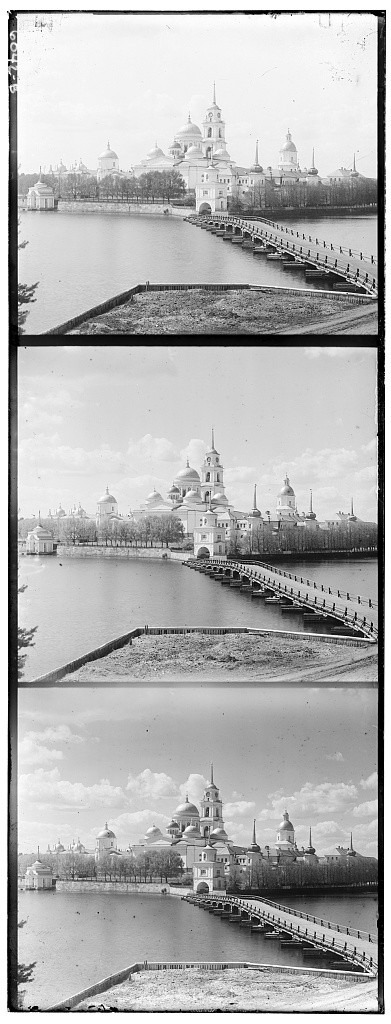
#> input picture HW2/hw2_data/task3_colorizing/monastery.jpg, 391 x 1024 px
$ python colorizing.py
#> lines starting #> are read from the running program, lines starting #| are printed output that depends on the picture
import os
import matplotlib.pyplot as plt
import numpy as np
import cv2

# normalized cross correlation
def ncc(g,f):
    g=g-g.mean(axis=0)
    f=f-f.mean(axis=0)
    return np.sum((g * f)/(np.linalg.norm(g)) * (np.linalg.norm(f)))

def Align(target,x,t):
    mini = float("-inf")
    col=np.linspace(-t,t,2*t,dtype=int)
    row=np.linspace(-t,t,2*t,dtype=int)
    for i in col:
        for j in row:
            # find ncc difference
            diff = ncc(target,np.roll(x,[i,j],axis=(0,1)))
            # if difference bigger than found before
            if diff > mini:
                mini = diff
                offset = [i,j]
    return offset

if __name__ == "__main__":

    root = os.path.join('hw2_data','task3_colorizing')
    name = 'monastery.jpg'
    img=cv2.imread(os.path.join(root,name),0)
#> img is the input picture: shape (1024, 391); min 0, max 255, mean 177.7
    w, h = img.shape[:2]
#> w = 1024; h = 391
    img = img[int(w * 0.01):int(w - w * 0.01), int(h * 0.01):int(h - h * 0.01)]  # remove the
#> img: shape (1003, 384)
    w, h = img.shape[:2]
#> w = 1003; h = 384

    # get RGB image
    height = w // 3
#> height = 334
    blue = img[0:height, :]
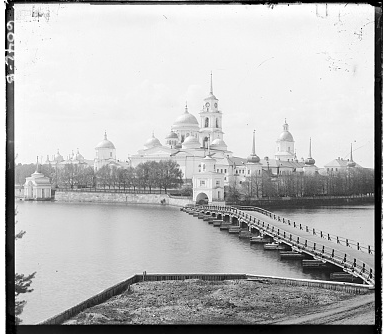
#> blue: shape (334, 384); min 0, max 255, mean 184.6
    green = img[height:2 * height, :]
    red = img[2 * height:3 * height, :]

    # get the offset of x and y direction
    offset_g = Align(blue,green,10)
#> the loop in Align, `for i in col:` made 20 passes
#> pass 1, in ncc, `g=g-g.mean(axis=0)`:
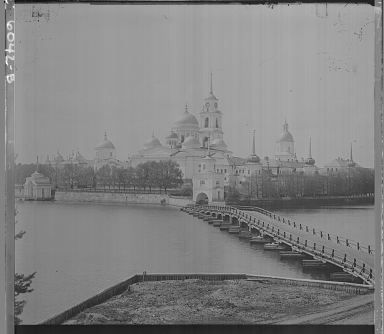
#> g: shape (334, 384) float64; min -251.5, max 241, mean 0; drawn with min black and max white
#> pass 1, in ncc (call 3), `f=f-f.mean(axis=0)`:
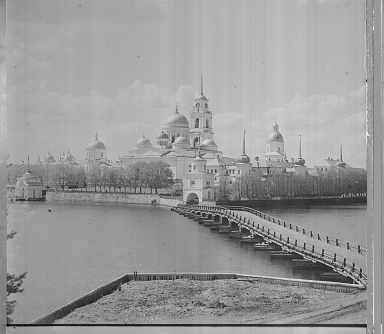
#> f: shape (334, 384) float64; min -222.4, max 145.8, mean 0; drawn with min black and max white
#> after the loop in Align, `for i in col:`: mini = 224192498.1; offset = [-10, 2]
#> offset_g = [-10, 2]
    offset_r = Align(blue,red,10)
#> the loop in Align (call 2), `for i in col:` made 20 passes
#> pass 1, in ncc (call 404), `f=f-f.mean(axis=0)`:
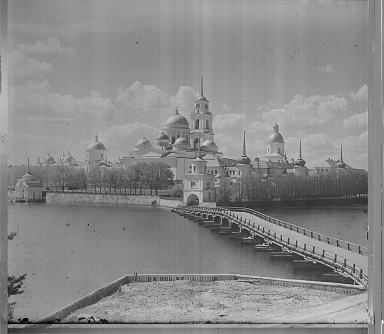
#> f: shape (334, 384) float64; min -215.7, max 185.1, mean 0; drawn with min black and max white
#> offset_r = [-10, 3]
    print(offset_g)
#| [-10, 2]
    print(offset_r)
#| [-10, 3]

    # shift the green and red image
    green=np.roll(green,offset_g,axis=(0,1))
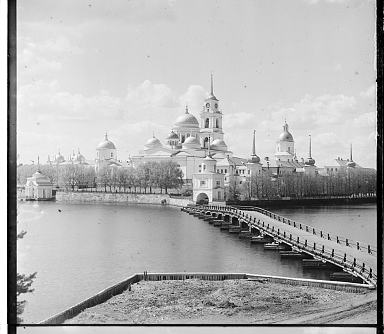
#> green: shape (334, 384); min 0, max 255, mean 176.1
    red=np.roll(red,offset_r,axis=(0,1))
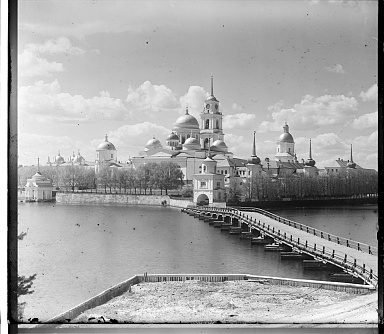
#> red: shape (334, 384); min 0, max 255, mean 163.8

    # concat RGB and draw
    result = np.concatenate((red[:,:,None],green[:,:,None],blue[:,:,None]),axis=2)
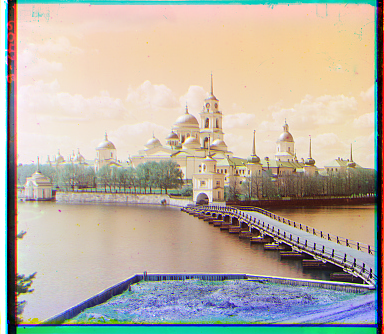
#> result: shape (334, 384, 3); mean of channels 0, 1, 2 163.8, 176.1, 184.6; drawn as B, G, R
    plt.imshow(result)
    plt.savefig(os.path.join('result','task3',f'{name.split(".")[0]}'))
    plt.waitforbuttonpress(0)

$ run again, with HW2/hw2_data/task3_colorizing/cathedral.jpg copied over HW2/hw2_data/task3_colorizing/monastery.jpg
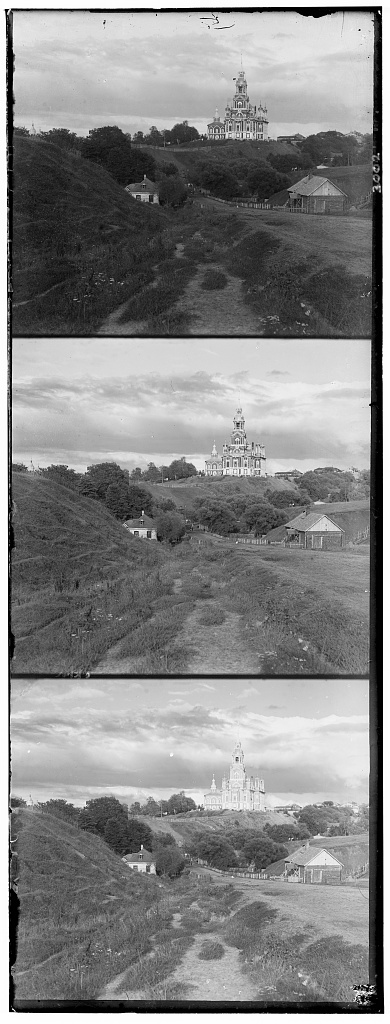
#> input picture HW2/hw2_data/task3_colorizing/cathedral.jpg, 390 x 1024 px
#> img is the input picture: shape (1024, 390); min 0, max 255, mean 133.7
#> img: shape (1003, 383)
#> after the loop in Align, `for i in col:`: mini = 323676005.9; offset = [-5, 2]
#> the loop in Align (call 2), `for i in col:` made 20 passes
#> pass 1, in ncc (call 404), `f=f-f.mean(axis=0)`:
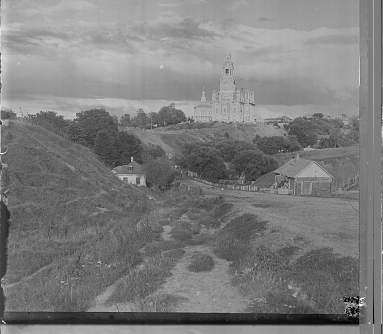
#> f: shape (334, 383) float64; min -187.4, max 193.5, mean 0; drawn with min black and max white
#> offset_r = [-6, 3]
#| [-5, 2]
#| [-6, 3]
#> `result = np.concatenate((red[:,:,None],green[:,:,None],blue[:,:,None])..`:
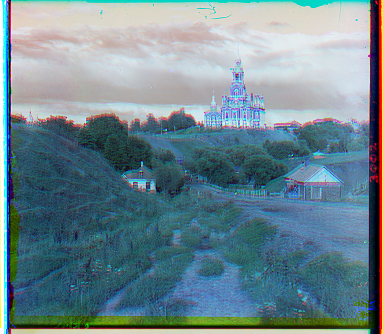
#> result: shape (334, 383, 3); mean of channels 0, 1, 2 144.6, 135, 109.7; drawn as B, G, R

$ run again, with HW2/hw2_data/task3_colorizing/nativity.jpg copied over HW2/hw2_data/task3_colorizing/monastery.jpg
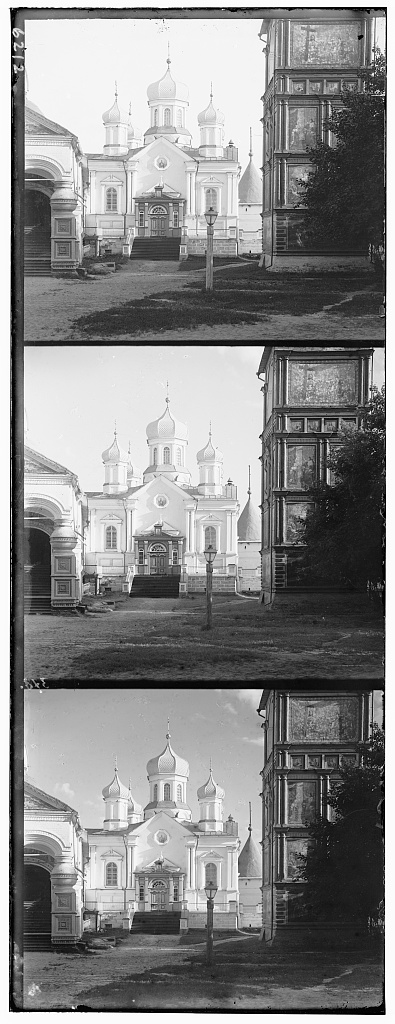
#> input picture HW2/hw2_data/task3_colorizing/nativity.jpg, 395 x 1024 px
#> img is the input picture: shape (1024, 395); min 0, max 255, mean 136.3
#> img: shape (1003, 388)
#> after the loop in Align, `for i in col:`: mini = 416784296.9; offset = [-4, 1]
#> the loop in Align (call 2), `for i in col:` made 20 passes
#> pass 1, in ncc (call 404), `f=f-f.mean(axis=0)`:
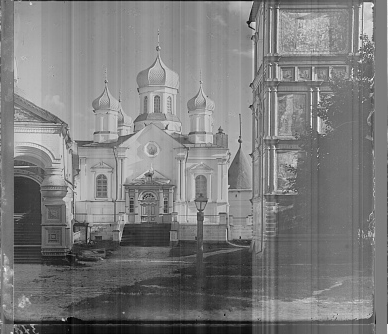
#> f: shape (334, 388) float64; min -169.3, max 175.9, mean 0; drawn with min black and max white
#> offset_r = [-7, 1]
#| [-4, 1]
#| [-7, 1]
#> `result = np.concatenate((red[:,:,None],green[:,:,None],blue[:,:,None])..`:
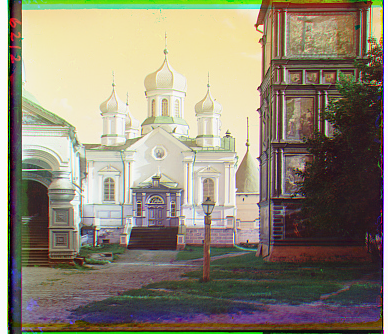
#> result: shape (334, 388, 3); mean of channels 0, 1, 2 118.1, 136.1, 143.5; drawn as B, G, R

$ run again, with HW2/hw2_data/task3_colorizing/tobolsk.jpg copied over HW2/hw2_data/task3_colorizing/monastery.jpg
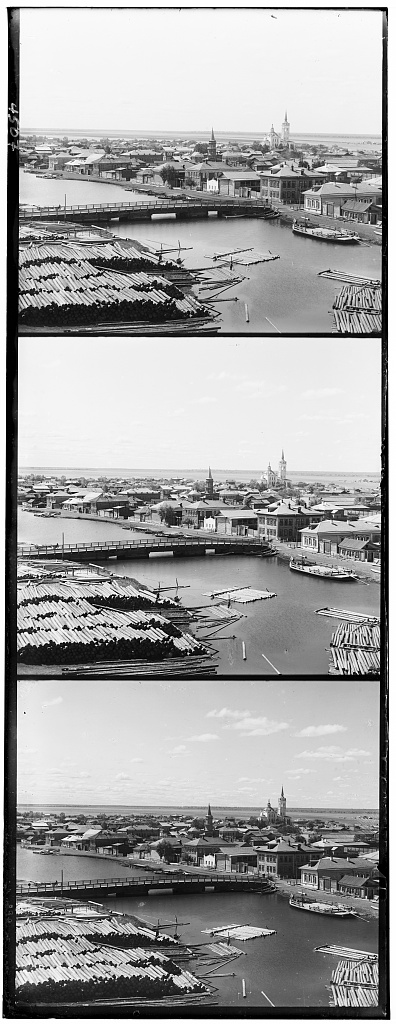
#> input picture HW2/hw2_data/task3_colorizing/tobolsk.jpg, 396 x 1024 px
#> img is the input picture: shape (1024, 396); min 0, max 255, mean 161
#> img: shape (1003, 389)
#> after the loop in Align, `for i in col:`: mini = 586765159.5; offset = [-4, 2]
#> offset_r = [-8, 3]
#| [-4, 2]
#| [-8, 3]
#> `result = np.concatenate((red[:,:,None],green[:,:,None],blue[:,:,None])..`:
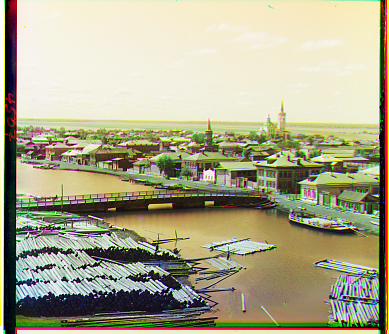
#> result: shape (334, 389, 3); mean of channels 0, 1, 2 139.4, 167.2, 171.9; drawn as B, G, R
